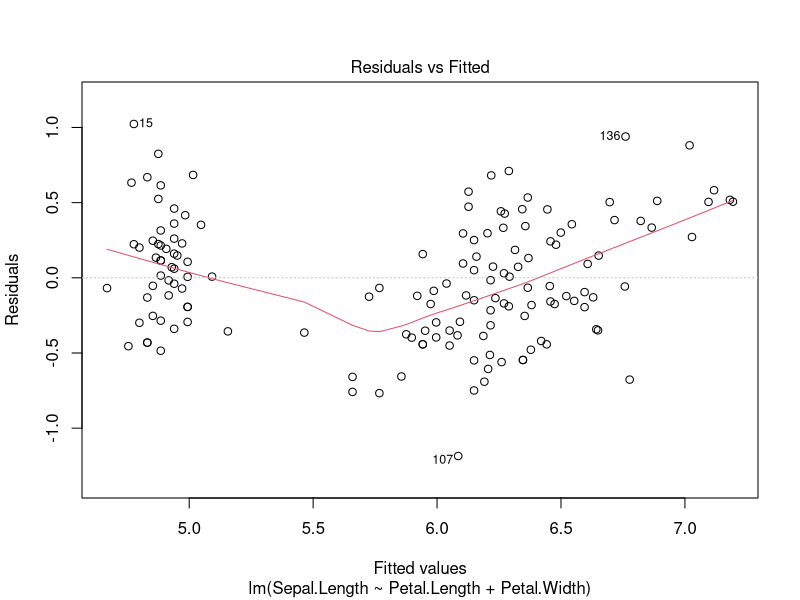

The R source for this figure:
## ---- chunk 1
names(iris)
iris_lm <- lm(Sepal.Length ~ Petal.Length + Petal.Width, data = iris)
summary(iris_lm)
plot(iris_lm, which = 1)
#iris_lm <- lm(Sepal.Length ~ poly(Petal.Length, 2, ra)
